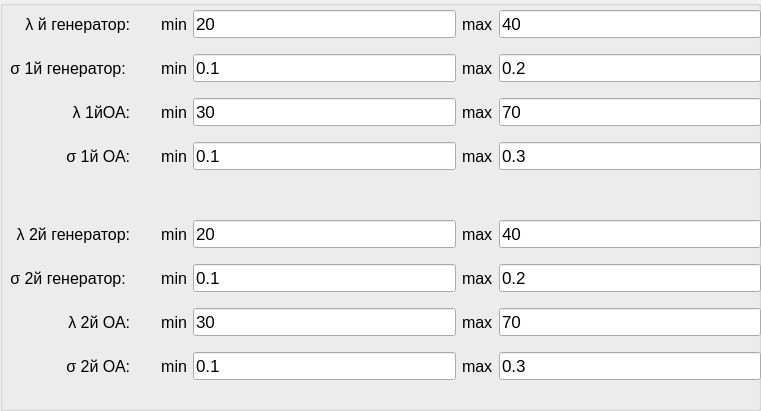
   <widget class="QGroupBox" name="groupBox">
    <property name="geometry">
     <rect>
      <x>10</x>
      <y>10</y>
      <width>761</width>
      <height>411</height>
     </rect>
    </property>
    <property name="title">
     <string/>
    </property>
    <widget class="QWidget" name="gridLayoutWidget_5">
     <property name="geometry">
      <rect>
       <x>10</x>
       <y>0</y>
       <width>751</width>
       <height>181</height>
      </rect>
     </property>
     <layout class="QGridLayout" name="gridLayout_2">
      <item row="1" column="0">
       <widget class="QLabel" name="label_a_2">
        <property name="font">
         <font>
          <family>Helvetica</family>
          <pointsize>12</pointsize>
         </font>
        </property>
        <property name="text">
         <string notr="true">σ 1й генератор:        min</string>
        </property>
        <property name="alignment">
         <set>Qt::AlignRight|Qt::AlignTrailing|Qt::AlignVCenter</set>
        </property>
       </widget>
      </item>
      <item row="0" column="3">
       <widget class="QLineEdit" name="gen_int_max">
        <property name="font">
         <font>
          <family>Helvetica</family>
          <pointsize>13</pointsize>
         </font>
        </property>
        <property name="text">
         <string>40</string>
        </property>
       </widget>
      </item>
      <item row="0" column="0">
       <widget class="QLabel" name="label_a">
        <property name="font">
         <font>
          <family>Helvetica</family>
          <pointsize>12</pointsize>
         </font>
        </property>
        <property name="text">
         <string notr="true">λ й генератор:       min</string>
        </property>
        <property name="alignment">
         <set>Qt::AlignRight|Qt::AlignTrailing|Qt::AlignVCenter</set>
        </property>
       </widget>
      </item>
      <item row="2" column="0">
       <widget class="QLabel" name="label_a_4">
        <property name="font">
         <font>
          <family>Helvetica</family>
          <pointsize>12</pointsize>
         </font>
        </property>
        <property name="text">
         <string notr="true">λ 1йОА:       min</string>
        </property>
        <property name="alignment">
         <set>Qt::AlignRight|Qt::AlignTrailing|Qt::AlignVCenter</set>
        </property>
       </widget>
      </item>
      <item row="1" column="1">
       <widget class="QLineEdit" name="gen_range_min">
        <property name="font">
         <font>
          <family>Helvetica</family>
          <pointsize>13</pointsize>
         </font>
        </property>
        <property name="text">
         <string>0.1</string>
        </property>
       </widget>
      </item>
      <item row="1" column="2">
       <widget class="QLabel" name="label_b_2">
        <property name="font">
         <font>
          <family>Helvetica</family>
          <pointsize>12</pointsize>
         </font>
        </property>
        <property name="text">
         <string notr="true">max</string>
        </property>
       </widget>
      </item>
      <item row="2" column="3">
       <widget class="QLineEdit" name="oa_int_max">
        <property name="font">
         <font>
          <family>Helvetica</family>
          <pointsize>13</pointsize>
         </font>
        </property>
        <property name="text">
         <string>70</string>
        </property>
       </widget>
      </item>
      <item row="0" column="1">
       <widget class="QLineEdit" name="gen_int_min">
        <property name="font">
         <font>
          <family>Helvetica</family>
          <pointsize>13</pointsize>
         </font>
        </property>
        <property name="text">
         <string>20</string>
        </property>
       </widget>
      </item>
      <item row="0" column="2">
       <widget class="QLabel" name="label_b">
        <property name="font">
         <font>
          <family>Helvetica</family>
          <pointsize>12</pointsize>
         </font>
        </property>
        <property name="text">
         <string notr="true">max</string>
        </property>
       </widget>
      </item>
      <item row="1" column="3">
       <widget class="QLineEdit" name="gen_range_max">
        <property name="font">
         <font>
          <family>Helvetica</family>
          <pointsize>13</pointsize>
         </font>
        </property>
        <property name="text">
         <string>0.2</string>
        </property>
       </widget>
      </item>
      <item row="3" column="1">
       <widget class="QLineEdit" name="oa_range_min">
        <property name="font">
         <font>
          <family>Helvetica</family>
          <pointsize>13</pointsize>
         </font>
        </property>
        <property name="text">
         <string>0.1</string>
        </property>
       </widget>
      </item>
      <item row="3" column="0">
       <widget class="QLabel" name="label_a_3">
        <property name="font">
         <font>
          <family>Helvetica</family>
          <pointsize>12</pointsize>
         </font>
        </property>
        <property name="text">
         <string notr="true">σ 1й ОА:       min</string>
        </property>
        <property name="alignment">
         <set>Qt::AlignRight|Qt::AlignTrailing|Qt::AlignVCenter</set>
        </property>
       </widget>
      </item>
      <item row="2" column="1">
       <widget class="QLineEdit" name="oa_int_min">
        <property name="font">
         <font>
          <family>Helvetica</family>
          <pointsize>13</pointsize>
         </font>
        </property>
        <property name="text">
         <string>30</string>
        </property>
       </widget>
      </item>
      <item row="3" column="2">
       <widget class="QLabel" name="label_b_4">
        <property name="font">
         <font>
          <family>Helvetica</family>
          <pointsize>12</pointsize>
         </font>
        </property>
        <property name="text">
         <string notr="true">max</string>
        </property>
       </widget>
      </item>
      <item row="2" column="2">
       <widget class="QLabel" name="label_b_3">
        <property name="font">
         <font>
          <family>Helvetica</family>
          <pointsize>12</pointsize>
         </font>
        </property>
        <property name="text">
         <string notr="true">max</string>
        </property>
       </widget>
      </item>
      <item row="3" column="3">
       <widget class="QLineEdit" name="oa_range_max">
        <property name="font">
         <font>
          <family>Helvetica</family>
          <pointsize>13</pointsize>
         </font>
        </property>
        <property name="text">
         <string>0.3</string>
        </property>
       </widget>
      </item>
     </layout>
    </widget>
    <widget class="QWidget" name="gridLayoutWidget_7">
     <property name="geometry">
      <rect>
       <x>10</x>
       <y>210</y>
       <width>751</width>
       <height>181</height>
      </rect>
     </property>
     <layout class="QGridLayout" name="gridLayout_3">
      <item row="1" column="0">
       <widget class="QLabel" name="label_a_5">
        <property name="font">
         <font>
          <family>Helvetica</family>
          <pointsize>12</pointsize>
         </font>
        </property>
        <property name="text">
         <string notr="true">σ 2й генератор:        min</string>
        </property>
        <property name="alignment">
         <set>Qt::AlignRight|Qt::AlignTrailing|Qt::AlignVCenter</set>
        </property>
       </widget>
      </item>
      <item row="0" column="3">
       <widget class="QLineEdit" name="gen_int_max_2">
        <property name="font">
         <font>
          <family>Helvetica</family>
          <pointsize>13</pointsize>
         </font>
        </property>
        <property name="text">
         <string>40</string>
        </property>
       </widget>
      </item>
      <item row="0" column="0">
       <widget class="QLabel" name="label_a_6">
        <property name="font">
         <font>
          <family>Helvetica</family>
          <pointsize>12</pointsize>
         </font>
        </property>
        <property name="text">
         <string notr="true">λ 2й генератор:       min</string>
        </property>
        <property name="alignment">
         <set>Qt::AlignRight|Qt::AlignTrailing|Qt::AlignVCenter</set>
        </property>
       </widget>
      </item>
      <item row="2" column="0">
       <widget class="QLabel" name="label_a_8">
        <property name="font">
         <font>
          <family>Helvetica</family>
          <pointsize>12</pointsize>
         </font>
        </property>
        <property name="text">
         <string notr="true">λ 2й ОА:       min</string>
        </property>
        <property name="alignment">
         <set>Qt::AlignRight|Qt::AlignTrailing|Qt::AlignVCenter</set>
        </property>
       </widget>
      </item>
      <item row="1" column="1">
       <widget class="QLineEdit" name="gen_range_min_2">
        <property name="font">
         <font>
          <family>Helvetica</family>
          <pointsize>13</pointsize>
         </font>
        </property>
        <property name="text">
         <string>0.1</string>
        </property>
       </widget>
      </item>
      <item row="1" column="2">
       <widget class="QLabel" name="label_b_5">
        <property name="font">
         <font>
          <family>Helvetica</family>
          <pointsize>12</pointsize>
         </font>
        </property>
        <property name="text">
         <string notr="true">max</string>
        </property>
       </widget>
      </item>
      <item row="2" column="3">
       <widget class="QLineEdit" name="oa_int_max_2">
        <property name="font">
         <font>
          <family>Helvetica</family>
          <pointsize>13</pointsize>
         </font>
        </property>
        <property name="text">
         <string>70</string>
        </property>
       </widget>
      </item>
      <item row="0" column="1">
       <widget class="QLineEdit" name="gen_int_min_2">
        <property name="font">
         <font>
          <family>Helvetica</family>
          <pointsize>13</pointsize>
         </font>
        </property>
        <property name="text">
         <string>20</string>
        </property>
       </widget>
      </item>
      <item row="0" column="2">
       <widget class="QLabel" name="label_b_6">
        <property name="font">
         <font>
          <family>Helvetica</family>
          <pointsize>12</pointsize>
         </font>
        </property>
        <property name="text">
         <string notr="true">max</string>
        </property>
       </widget>
      </item>
      <item row="1" column="3">
       <widget class="QLineEdit" name="gen_range_max_2">
        <property name="font">
         <font>
          <family>Helvetica</family>
          <pointsize>13</pointsize>
         </font>
        </property>
        <property name="text">
         <string>0.2</string>
        </property>
       </widget>
      </item>
      <item row="3" column="1">
       <widget class="QLineEdit" name="oa_range_min_2">
        <property name="font">
         <font>
          <family>Helvetica</family>
          <pointsize>13</pointsize>
         </font>
        </property>
        <property name="text">
         <string>0.1</string>
        </property>
       </widget>
      </item>
      <item row="3" column="0">
       <widget class="QLabel" name="label_a_16">
        <property name="font">
         <font>
          <family>Helvetica</family>
          <pointsize>12</pointsize>
         </font>
        </property>
        <property name="text">
         <string notr="true">σ 2й ОА:       min</string>
        </property>
        <property name="alignment">
         <set>Qt::AlignRight|Qt::AlignTrailing|Qt::AlignVCenter</set>
        </property>
       </widget>
      </item>
      <item row="2" column="1">
       <widget class="QLineEdit" name="oa_int_min_2">
        <property name="font">
         <font>
          <family>Helvetica</family>
          <pointsize>13</pointsize>
         </font>
        </property>
        <property name="text">
         <string>30</string>
        </property>
       </widget>
      </item>
      <item row="3" column="2">
       <widget class="QLabel" name="label_b_7">
        <property name="font">
         <font>
          <family>Helvetica</family>
          <pointsize>12</pointsize>
         </font>
        </property>
        <property name="text">
         <string notr="true">max</string>
        </property>
       </widget>
      </item>
      <item row="2" column="2">
       <widget class="QLabel" name="label_b_8">
        <property name="font">
         <font>
          <family>Helvetica</family>
          <pointsize>12</pointsize>
         </font>
        </property>
        <property name="text">
         <string notr="true">max</string>
        </property>
       </widget>
      </item>
      <item row="3" column="3">
       <widget class="QLineEdit" name="oa_range_max_2">
        <property name="font">
         <font>
          <family>Helvetica</family>
          <pointsize>13</pointsize>
         </font>
        </property>
        <property name="text">
         <string>0.3</string>
        </property>
       </widget>
      </item>
     </layout>
    </widget>
   </widget>
